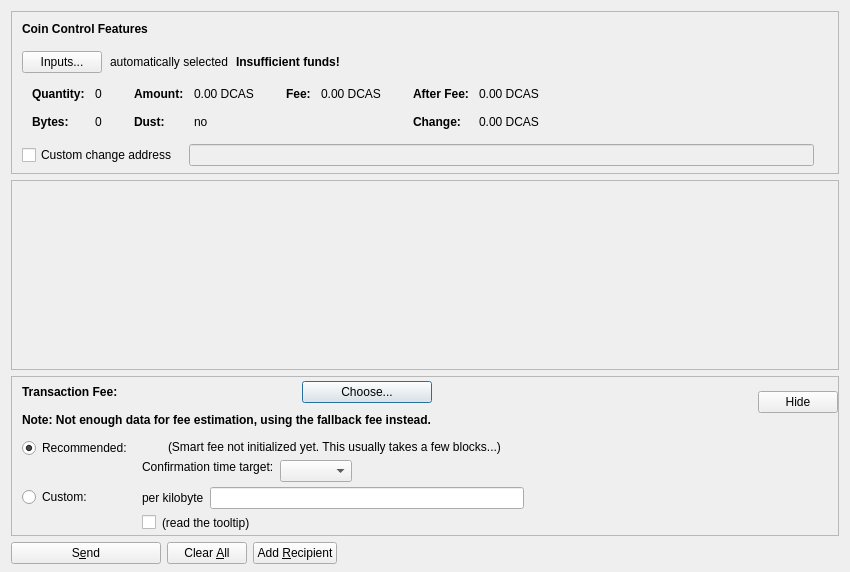
<?xml version="1.0" encoding="UTF-8"?>
<ui version="4.0">
 <class>SendCoinsDialog</class>
 <widget class="QDialog" name="SendCoinsDialog">
  <property name="geometry">
   <rect>
    <x>0</x>
    <y>0</y>
    <width>850</width>
    <height>572</height>
   </rect>
  </property>
  <property name="windowTitle">
   <string>Send Coins</string>
  </property>
  <layout class="QVBoxLayout" name="verticalLayout" stretch="0,1,0,0">
   <property name="bottomMargin">
    <number>8</number>
   </property>
   <item>
    <widget class="QFrame" name="frameCoinControl">
     <property name="sizePolicy">
      <sizepolicy hsizetype="Expanding" vsizetype="Expanding">
       <horstretch>0</horstretch>
       <verstretch>0</verstretch>
      </sizepolicy>
     </property>
     <property name="maximumSize">
      <size>
       <width>16777215</width>
       <height>16777215</height>
      </size>
     </property>
     <property name="frameShape">
      <enum>QFrame::StyledPanel</enum>
     </property>
     <property name="frameShadow">
      <enum>QFrame::Sunken</enum>
     </property>
     <layout class="QVBoxLayout" name="verticalLayoutCoinControl2">
      <property name="spacing">
       <number>0</number>
      </property>
      <property name="leftMargin">
       <number>0</number>
      </property>
      <property name="topMargin">
       <number>0</number>
      </property>
      <property name="rightMargin">
       <number>0</number>
      </property>
      <property name="bottomMargin">
       <number>6</number>
      </property>
      <item>
       <layout class="QVBoxLayout" name="verticalLayoutCoinControl" stretch="0,0,0,0,1">
        <property name="spacing">
         <number>0</number>
        </property>
        <property name="leftMargin">
         <number>10</number>
        </property>
        <property name="topMargin">
         <number>10</number>
        </property>
        <item>
         <layout class="QHBoxLayout" name="horizontalLayoutCoinControl1">
          <property name="bottomMargin">
           <number>15</number>
          </property>
          <item>
           <widget class="QLabel" name="labelCoinControlFeatures">
            <property name="sizePolicy">
             <sizepolicy hsizetype="Preferred" vsizetype="Maximum">
              <horstretch>0</horstretch>
              <verstretch>0</verstretch>
             </sizepolicy>
            </property>
            <property name="font">
             <font>
              <weight>75</weight>
              <bold>true</bold>
             </font>
            </property>
            <property name="styleSheet">
             <string notr="true">font-weight:bold;</string>
            </property>
            <property name="text">
             <string>Coin Control Features</string>
            </property>
           </widget>
          </item>
         </layout>
        </item>
        <item>
         <layout class="QHBoxLayout" name="horizontalLayoutCoinControl2" stretch="0,0,0,0">
          <property name="spacing">
           <number>8</number>
          </property>
          <property name="bottomMargin">
           <number>10</number>
          </property>
          <item>
           <widget class="QPushButton" name="pushButtonCoinControl">
            <property name="styleSheet">
             <string notr="true"/>
            </property>
            <property name="text">
             <string>Inputs...</string>
            </property>
            <property name="autoDefault">
             <bool>false</bool>
            </property>
           </widget>
          </item>
          <item>
           <widget class="QLabel" name="labelCoinControlAutomaticallySelected">
            <property name="text">
             <string>automatically selected</string>
            </property>
            <property name="margin">
             <number>5</number>
            </property>
           </widget>
          </item>
          <item>
           <widget class="QLabel" name="labelCoinControlInsuffFunds">
            <property name="font">
             <font>
              <weight>75</weight>
              <bold>true</bold>
             </font>
            </property>
            <property name="styleSheet">
             <string notr="true">font-weight:bold;</string>
            </property>
            <property name="text">
             <string>Insufficient funds!</string>
            </property>
            <property name="margin">
             <number>5</number>
            </property>
           </widget>
          </item>
          <item>
           <spacer name="horizontalSpacerCoinControl">
            <property name="orientation">
             <enum>Qt::Horizontal</enum>
            </property>
            <property name="sizeHint" stdset="0">
             <size>
              <width>40</width>
              <height>1</height>
             </size>
            </property>
           </spacer>
          </item>
         </layout>
        </item>
        <item>
         <widget class="QWidget" name="widgetCoinControl" native="true">
          <property name="sizePolicy">
           <sizepolicy hsizetype="Preferred" vsizetype="Preferred">
            <horstretch>0</horstretch>
            <verstretch>0</verstretch>
           </sizepolicy>
          </property>
          <property name="minimumSize">
           <size>
            <width>0</width>
            <height>0</height>
           </size>
          </property>
          <property name="styleSheet">
           <string notr="true"/>
          </property>
          <layout class="QHBoxLayout" name="horizontalLayoutCoinControl5">
           <property name="leftMargin">
            <number>0</number>
           </property>
           <property name="topMargin">
            <number>0</number>
           </property>
           <property name="rightMargin">
            <number>0</number>
           </property>
           <property name="bottomMargin">
            <number>0</number>
           </property>
           <item>
            <layout class="QHBoxLayout" name="horizontalLayoutCoinControl3" stretch="0,0,0,1">
             <property name="spacing">
              <number>20</number>
             </property>
             <property name="topMargin">
              <number>0</number>
             </property>
             <property name="bottomMargin">
              <number>10</number>
             </property>
             <item>
              <layout class="QFormLayout" name="formLayoutCoinControl1">
               <property name="horizontalSpacing">
                <number>10</number>
               </property>
               <property name="verticalSpacing">
                <number>14</number>
               </property>
               <property name="leftMargin">
                <number>10</number>
               </property>
               <property name="topMargin">
                <number>4</number>
               </property>
               <property name="rightMargin">
                <number>6</number>
               </property>
               <item row="0" column="0">
                <widget class="QLabel" name="labelCoinControlQuantityText">
                 <property name="font">
                  <font>
                   <weight>75</weight>
                   <bold>true</bold>
                  </font>
                 </property>
                 <property name="text">
                  <string>Quantity:</string>
                 </property>
                 <property name="margin">
                  <number>0</number>
                 </property>
                </widget>
               </item>
               <item row="0" column="1">
                <widget class="QLabel" name="labelCoinControlQuantity">
                 <property name="cursor">
                  <cursorShape>IBeamCursor</cursorShape>
                 </property>
                 <property name="contextMenuPolicy">
                  <enum>Qt::ActionsContextMenu</enum>
                 </property>
                 <property name="text">
                  <string notr="true">0</string>
                 </property>
                 <property name="margin">
                  <number>0</number>
                 </property>
                 <property name="textInteractionFlags">
                  <set>Qt::LinksAccessibleByMouse|Qt::TextSelectableByKeyboard|Qt::TextSelectableByMouse</set>
                 </property>
                </widget>
               </item>
               <item row="1" column="0">
                <widget class="QLabel" name="labelCoinControlBytesText">
                 <property name="font">
                  <font>
                   <weight>75</weight>
                   <bold>true</bold>
                  </font>
                 </property>
                 <property name="text">
                  <string>Bytes:</string>
                 </property>
                </widget>
               </item>
               <item row="1" column="1">
                <widget class="QLabel" name="labelCoinControlBytes">
                 <property name="cursor">
                  <cursorShape>IBeamCursor</cursorShape>
                 </property>
                 <property name="contextMenuPolicy">
                  <enum>Qt::ActionsContextMenu</enum>
                 </property>
                 <property name="text">
                  <string notr="true">0</string>
                 </property>
                 <property name="textInteractionFlags">
                  <set>Qt::LinksAccessibleByMouse|Qt::TextSelectableByKeyboard|Qt::TextSelectableByMouse</set>
                 </property>
                </widget>
               </item>
              </layout>
             </item>
             <item>
              <layout class="QFormLayout" name="formLayoutCoinControl2">
               <property name="horizontalSpacing">
                <number>10</number>
               </property>
               <property name="verticalSpacing">
                <number>14</number>
               </property>
               <property name="leftMargin">
                <number>6</number>
               </property>
               <property name="topMargin">
                <number>4</number>
               </property>
               <property name="rightMargin">
                <number>6</number>
               </property>
               <item row="0" column="0">
                <widget class="QLabel" name="labelCoinControlAmountText">
                 <property name="font">
                  <font>
                   <weight>75</weight>
                   <bold>true</bold>
                  </font>
                 </property>
                 <property name="text">
                  <string>Amount:</string>
                 </property>
                 <property name="margin">
                  <number>0</number>
                 </property>
                </widget>
               </item>
               <item row="0" column="1">
                <widget class="QLabel" name="labelCoinControlAmount">
                 <property name="cursor">
                  <cursorShape>IBeamCursor</cursorShape>
                 </property>
                 <property name="contextMenuPolicy">
                  <enum>Qt::ActionsContextMenu</enum>
                 </property>
                 <property name="text">
                  <string notr="true">0.00 DCAS</string>
                 </property>
                 <property name="textInteractionFlags">
                  <set>Qt::LinksAccessibleByMouse|Qt::TextSelectableByKeyboard|Qt::TextSelectableByMouse</set>
                 </property>
                </widget>
               </item>
               <item row="1" column="0">
                <widget class="QLabel" name="labelCoinControlLowOutputText">
                 <property name="font">
                  <font>
                   <weight>75</weight>
                   <bold>true</bold>
                  </font>
                 </property>
                 <property name="text">
                  <string>Dust:</string>
                 </property>
                </widget>
               </item>
               <item row="1" column="1">
                <widget class="QLabel" name="labelCoinControlLowOutput">
                 <property name="cursor">
                  <cursorShape>IBeamCursor</cursorShape>
                 </property>
                 <property name="contextMenuPolicy">
                  <enum>Qt::ActionsContextMenu</enum>
                 </property>
                 <property name="text">
                  <string notr="true">no</string>
                 </property>
                 <property name="textInteractionFlags">
                  <set>Qt::LinksAccessibleByMouse|Qt::TextSelectableByKeyboard|Qt::TextSelectableByMouse</set>
                 </property>
                </widget>
               </item>
              </layout>
             </item>
             <item>
              <layout class="QFormLayout" name="formLayoutCoinControl3">
               <property name="horizontalSpacing">
                <number>10</number>
               </property>
               <property name="verticalSpacing">
                <number>14</number>
               </property>
               <property name="leftMargin">
                <number>6</number>
               </property>
               <property name="topMargin">
                <number>4</number>
               </property>
               <property name="rightMargin">
                <number>6</number>
               </property>
               <item row="0" column="0">
                <widget class="QLabel" name="labelCoinControlFeeText">
                 <property name="font">
                  <font>
                   <weight>75</weight>
                   <bold>true</bold>
                  </font>
                 </property>
                 <property name="text">
                  <string>Fee:</string>
                 </property>
                 <property name="margin">
                  <number>0</number>
                 </property>
                </widget>
               </item>
               <item row="0" column="1">
                <widget class="QLabel" name="labelCoinControlFee">
                 <property name="cursor">
                  <cursorShape>IBeamCursor</cursorShape>
                 </property>
                 <property name="contextMenuPolicy">
                  <enum>Qt::ActionsContextMenu</enum>
                 </property>
                 <property name="text">
                  <string notr="true">0.00 DCAS</string>
                 </property>
                 <property name="textInteractionFlags">
                  <set>Qt::LinksAccessibleByMouse|Qt::TextSelectableByKeyboard|Qt::TextSelectableByMouse</set>
                 </property>
                </widget>
               </item>
              </layout>
             </item>
             <item>
              <layout class="QFormLayout" name="formLayoutCoinControl4">
               <property name="horizontalSpacing">
                <number>10</number>
               </property>
               <property name="verticalSpacing">
                <number>14</number>
               </property>
               <property name="leftMargin">
                <number>6</number>
               </property>
               <property name="topMargin">
                <number>4</number>
               </property>
               <property name="rightMargin">
                <number>6</number>
               </property>
               <item row="0" column="0">
                <widget class="QLabel" name="labelCoinControlAfterFeeText">
                 <property name="font">
                  <font>
                   <weight>75</weight>
                   <bold>true</bold>
                  </font>
                 </property>
                 <property name="text">
                  <string>After Fee:</string>
                 </property>
                 <property name="margin">
                  <number>0</number>
                 </property>
                </widget>
               </item>
               <item row="0" column="1">
                <widget class="QLabel" name="labelCoinControlAfterFee">
                 <property name="cursor">
                  <cursorShape>IBeamCursor</cursorShape>
                 </property>
                 <property name="contextMenuPolicy">
                  <enum>Qt::ActionsContextMenu</enum>
                 </property>
                 <property name="text">
                  <string notr="true">0.00 DCAS</string>
                 </property>
                 <property name="textInteractionFlags">
                  <set>Qt::LinksAccessibleByMouse|Qt::TextSelectableByKeyboard|Qt::TextSelectableByMouse</set>
                 </property>
                </widget>
               </item>
               <item row="1" column="0">
                <widget class="QLabel" name="labelCoinControlChangeText">
                 <property name="font">
                  <font>
                   <weight>75</weight>
                   <bold>true</bold>
                  </font>
                 </property>
                 <property name="text">
                  <string>Change:</string>
                 </property>
                </widget>
               </item>
               <item row="1" column="1">
                <widget class="QLabel" name="labelCoinControlChange">
                 <property name="cursor">
                  <cursorShape>IBeamCursor</cursorShape>
                 </property>
                 <property name="contextMenuPolicy">
                  <enum>Qt::ActionsContextMenu</enum>
                 </property>
                 <property name="text">
                  <string notr="true">0.00 DCAS</string>
                 </property>
                 <property name="textInteractionFlags">
                  <set>Qt::LinksAccessibleByMouse|Qt::TextSelectableByKeyboard|Qt::TextSelectableByMouse</set>
                 </property>
                </widget>
               </item>
              </layout>
             </item>
            </layout>
           </item>
          </layout>
         </widget>
        </item>
        <item>
         <layout class="QHBoxLayout" name="horizontalLayoutCoinControl4" stretch="0,0,0">
          <property name="spacing">
           <number>12</number>
          </property>
          <property name="sizeConstraint">
           <enum>QLayout::SetDefaultConstraint</enum>
          </property>
          <property name="topMargin">
           <number>5</number>
          </property>
          <property name="rightMargin">
           <number>5</number>
          </property>
          <item>
           <widget class="QCheckBox" name="checkBoxCoinControlChange">
            <property name="toolTip">
             <string>If this is activated, but the change address is empty or invalid, change will be sent to a newly generated address.</string>
            </property>
            <property name="text">
             <string>Custom change address</string>
            </property>
           </widget>
          </item>
          <item>
           <widget class="QValidatedLineEdit" name="lineEditCoinControlChange">
            <property name="enabled">
             <bool>false</bool>
            </property>
            <property name="sizePolicy">
             <sizepolicy hsizetype="Expanding" vsizetype="Fixed">
              <horstretch>0</horstretch>
              <verstretch>0</verstretch>
             </sizepolicy>
            </property>
           </widget>
          </item>
          <item>
           <widget class="QLabel" name="labelCoinControlChangeLabel">
            <property name="sizePolicy">
             <sizepolicy hsizetype="Preferred" vsizetype="Expanding">
              <horstretch>0</horstretch>
              <verstretch>0</verstretch>
             </sizepolicy>
            </property>
            <property name="minimumSize">
             <size>
              <width>0</width>
              <height>0</height>
             </size>
            </property>
            <property name="text">
             <string/>
            </property>
            <property name="margin">
             <number>3</number>
            </property>
           </widget>
          </item>
         </layout>
        </item>
        <item>
         <spacer name="verticalSpacerCoinControl">
          <property name="orientation">
           <enum>Qt::Vertical</enum>
          </property>
          <property name="sizeHint" stdset="0">
           <size>
            <width>800</width>
            <height>1</height>
           </size>
          </property>
         </spacer>
        </item>
       </layout>
      </item>
     </layout>
    </widget>
   </item>
   <item>
    <widget class="QScrollArea" name="scrollArea">
     <property name="widgetResizable">
      <bool>true</bool>
     </property>
     <widget class="QWidget" name="scrollAreaWidgetContents">
      <property name="geometry">
       <rect>
        <x>0</x>
        <y>0</y>
        <width>830</width>
        <height>68</height>
       </rect>
      </property>
      <layout class="QVBoxLayout" name="verticalLayout_2" stretch="0,1">
       <property name="leftMargin">
        <number>0</number>
       </property>
       <property name="topMargin">
        <number>0</number>
       </property>
       <property name="rightMargin">
        <number>0</number>
       </property>
       <property name="bottomMargin">
        <number>0</number>
       </property>
       <item>
        <layout class="QVBoxLayout" name="entries">
         <property name="spacing">
          <number>6</number>
         </property>
        </layout>
       </item>
       <item>
        <spacer name="verticalSpacer">
         <property name="orientation">
          <enum>Qt::Vertical</enum>
         </property>
         <property name="sizeHint" stdset="0">
          <size>
           <width>20</width>
           <height>40</height>
          </size>
         </property>
        </spacer>
       </item>
      </layout>
     </widget>
    </widget>
   </item>
   <item>
    <widget class="QFrame" name="frameFee">
     <property name="sizePolicy">
      <sizepolicy hsizetype="Expanding" vsizetype="Expanding">
       <horstretch>0</horstretch>
       <verstretch>0</verstretch>
      </sizepolicy>
     </property>
     <property name="maximumSize">
      <size>
       <width>16777215</width>
       <height>16777215</height>
      </size>
     </property>
     <property name="frameShape">
      <enum>QFrame::StyledPanel</enum>
     </property>
     <property name="frameShadow">
      <enum>QFrame::Sunken</enum>
     </property>
     <layout class="QVBoxLayout" name="verticalLayoutFee1">
      <property name="spacing">
       <number>0</number>
      </property>
      <property name="leftMargin">
       <number>0</number>
      </property>
      <property name="topMargin">
       <number>0</number>
      </property>
      <property name="rightMargin">
       <number>0</number>
      </property>
      <property name="bottomMargin">
       <number>0</number>
      </property>
      <item>
       <layout class="QVBoxLayout" name="verticalLayoutFee2" stretch="0,0,0">
        <property name="spacing">
         <number>0</number>
        </property>
        <property name="leftMargin">
         <number>10</number>
        </property>
        <property name="topMargin">
         <number>0</number>
        </property>
        <item>
         <layout class="QHBoxLayout" name="horizontalLayoutFee1">
          <property name="bottomMargin">
           <number>0</number>
          </property>
          <item>
           <layout class="QVBoxLayout" name="verticalLayoutFee7">
            <property name="spacing">
             <number>0</number>
            </property>
            <item>
             <spacer name="verticalSpacerSmartFee">
              <property name="orientation">
               <enum>Qt::Vertical</enum>
              </property>
              <property name="sizeType">
               <enum>QSizePolicy::Fixed</enum>
              </property>
              <property name="sizeHint" stdset="0">
               <size>
                <width>1</width>
                <height>4</height>
               </size>
              </property>
             </spacer>
            </item>
            <item>
             <layout class="QHBoxLayout" name="horizontalLayoutSmartFee">
              <property name="spacing">
               <number>10</number>
              </property>
              <item>
               <widget class="QLabel" name="labelFeeHeadline">
                <property name="sizePolicy">
                 <sizepolicy hsizetype="Preferred" vsizetype="Maximum">
                  <horstretch>0</horstretch>
                  <verstretch>0</verstretch>
                 </sizepolicy>
                </property>
                <property name="font">
                 <font>
                  <weight>75</weight>
                  <bold>true</bold>
                 </font>
                </property>
                <property name="styleSheet">
                 <string notr="true">font-weight:bold;</string>
                </property>
                <property name="text">
                 <string>Transaction Fee:</string>
                </property>
               </widget>
              </item>
              <item>
               <widget class="QLabel" name="labelFeeMinimized">
                <property name="text">
                 <string/>
                </property>
               </widget>
              </item>
              <item>
               <widget class="QPushButton" name="buttonChooseFee">
                <property name="text">
                 <string>Choose...</string>
                </property>
               </widget>
              </item>
             </layout>
            </item>
            <item>
             <spacer name="verticalSpacer_7">
              <property name="orientation">
               <enum>Qt::Vertical</enum>
              </property>
              <property name="sizeHint" stdset="0">
               <size>
                <width>1</width>
                <height>10</height>
               </size>
              </property>
             </spacer>
            </item>
            <item>
             <widget class="QLabel" name="fallbackFeeWarningLabel">
              <property name="font">
               <font>
                <weight>75</weight>
                <bold>true</bold>
               </font>
              </property>
              <property name="toolTip">
               <string>Using the fallbackfee can result in sending a transaction that will take several hours or days (or never) to confirm. Consider choosing your fee manually or wait until you have validated the complete chain.</string>
              </property>
              <property name="text">
               <string>Note: Not enough data for fee estimation, using the fallback fee instead.</string>
              </property>
              <property name="wordWrap">
               <bool>false</bool>
              </property>
             </widget>
            </item>
            <item>
             <spacer name="verticalSpacer_5">
              <property name="orientation">
               <enum>Qt::Vertical</enum>
              </property>
              <property name="sizeHint" stdset="0">
               <size>
                <width>1</width>
                <height>1</height>
               </size>
              </property>
             </spacer>
            </item>
           </layout>
          </item>
          <item>
           <spacer name="horizontalSpacer_4">
            <property name="orientation">
             <enum>Qt::Horizontal</enum>
            </property>
            <property name="sizeHint" stdset="0">
             <size>
              <width>1</width>
              <height>1</height>
             </size>
            </property>
           </spacer>
          </item>
          <item>
           <widget class="QPushButton" name="buttonMinimizeFee">
            <property name="toolTip">
             <string>collapse fee-settings</string>
            </property>
            <property name="text">
             <string>Hide</string>
            </property>
           </widget>
          </item>
         </layout>
        </item>
        <item>
         <widget class="QFrame" name="frameFeeSelection">
          <layout class="QVBoxLayout" name="verticalLayoutFee12">
           <property name="spacing">
            <number>0</number>
           </property>
           <property name="leftMargin">
            <number>0</number>
           </property>
           <property name="topMargin">
            <number>0</number>
           </property>
           <property name="rightMargin">
            <number>0</number>
           </property>
           <property name="bottomMargin">
            <number>0</number>
           </property>
           <item>
            <layout class="QGridLayout" name="gridLayoutFee">
             <property name="topMargin">
              <number>10</number>
             </property>
             <property name="bottomMargin">
              <number>4</number>
             </property>
             <property name="horizontalSpacing">
              <number>10</number>
             </property>
             <property name="verticalSpacing">
              <number>4</number>
             </property>
             <item row="1" column="1">
              <layout class="QVBoxLayout" name="verticalLayoutFee8">
               <property name="spacing">
                <number>6</number>
               </property>
               <item>
                <layout class="QHBoxLayout" name="horizontalLayoutFee13">
                 <item>
                  <widget class="QLabel" name="labelCustomPerKilobyte">
                   <property name="toolTip">
                    <string>If the custom fee is set to 1000 duffs and the transaction is only 250 bytes, then &quot;per kilobyte&quot; only pays 250 duffs in fee,&lt;br /&gt;while &quot;at least&quot; pays 1000 duffs. For transactions bigger than a kilobyte both pay by kilobyte.</string>
                   </property>
                   <property name="text">
                    <string>per kilobyte</string>
                   </property>
                  </widget>
                 </item>
                 <item>
                  <widget class="BitcoinAmountField" name="customFee"/>
                 </item>
                 <item>
                  <spacer name="horizontalSpacer_6">
                   <property name="orientation">
                    <enum>Qt::Horizontal</enum>
                   </property>
                   <property name="sizeHint" stdset="0">
                    <size>
                     <width>1</width>
                     <height>1</height>
                    </size>
                   </property>
                  </spacer>
                 </item>
                </layout>
               </item>
               <item>
                <layout class="QHBoxLayout" name="horizontalLayoutFee8">
                 <item>
                  <widget class="QCheckBox" name="checkBoxMinimumFee">
                   <property name="toolTip">
                    <string>Paying only the minimum fee is just fine as long as there is less transaction volume than space in the blocks.&lt;br /&gt;But be aware that this can end up in a never confirming transaction once there is more demand for dhanacash transactions than the network can process.</string>
                   </property>
                   <property name="text">
                    <string/>
                   </property>
                  </widget>
                 </item>
                 <item>
                  <widget class="QLabel" name="labelMinFeeWarning">
                   <property name="enabled">
                    <bool>true</bool>
                   </property>
                   <property name="toolTip">
                    <string>Paying only the minimum fee is just fine as long as there is less transaction volume than space in the blocks.&lt;br /&gt;But be aware that this can end up in a never confirming transaction once there is more demand for dhanacash transactions than the network can process.</string>
                   </property>
                   <property name="text">
                    <string>(read the tooltip)</string>
                   </property>
                   <property name="margin">
                    <number>5</number>
                   </property>
                  </widget>
                 </item>
                 <item>
                  <spacer name="horizontalSpacer_2">
                   <property name="orientation">
                    <enum>Qt::Horizontal</enum>
                   </property>
                   <property name="sizeHint" stdset="0">
                    <size>
                     <width>1</width>
                     <height>1</height>
                    </size>
                   </property>
                  </spacer>
                 </item>
                </layout>
               </item>
              </layout>
             </item>
             <item row="0" column="0">
              <layout class="QVBoxLayout" name="verticalLayoutFee4" stretch="0,1">
               <item>
                <widget class="QRadioButton" name="radioSmartFee">
                 <property name="text">
                  <string>Recommended:</string>
                 </property>
                 <property name="checked">
                  <bool>true</bool>
                 </property>
                 <attribute name="buttonGroup">
                  <string notr="true">groupFee</string>
                 </attribute>
                </widget>
               </item>
               <item>
                <spacer name="verticalSpacer_2">
                 <property name="orientation">
                  <enum>Qt::Vertical</enum>
                 </property>
                 <property name="sizeHint" stdset="0">
                  <size>
                   <width>1</width>
                   <height>1</height>
                  </size>
                 </property>
                </spacer>
               </item>
              </layout>
             </item>
             <item row="1" column="0">
              <layout class="QVBoxLayout" name="verticalLayoutFee9" stretch="0,1">
               <item>
                <widget class="QRadioButton" name="radioCustomFee">
                 <property name="text">
                  <string>Custom:</string>
                 </property>
                 <attribute name="buttonGroup">
                  <string notr="true">groupFee</string>
                 </attribute>
                </widget>
               </item>
               <item>
                <spacer name="verticalSpacer_6">
                 <property name="orientation">
                  <enum>Qt::Vertical</enum>
                 </property>
                 <property name="sizeHint" stdset="0">
                  <size>
                   <width>1</width>
                   <height>1</height>
                  </size>
                 </property>
                </spacer>
               </item>
              </layout>
             </item>
             <item row="0" column="1">
              <layout class="QVBoxLayout" name="verticalLayoutFee3" stretch="0,0,1">
               <property name="spacing">
                <number>6</number>
               </property>
               <property name="topMargin">
                <number>2</number>
               </property>
               <item>
                <layout class="QHBoxLayout" name="horizontalLayoutFee12">
                 <item>
                  <widget class="QLabel" name="labelSmartFee">
                   <property name="text">
                    <string/>
                   </property>
                   <property name="margin">
                    <number>2</number>
                   </property>
                  </widget>
                 </item>
                 <item>
                  <widget class="QLabel" name="labelFeeEstimation">
                   <property name="text">
                    <string/>
                   </property>
                  </widget>
                 </item>
                 <item>
                  <widget class="QLabel" name="labelSmartFee2">
                   <property name="text">
                    <string>(Smart fee not initialized yet. This usually takes a few blocks...)</string>
                   </property>
                   <property name="margin">
                    <number>2</number>
                   </property>
                  </widget>
                 </item>
                 <item>
                  <spacer name="horizontalSpacer_5">
                   <property name="orientation">
                    <enum>Qt::Horizontal</enum>
                   </property>
                   <property name="sizeHint" stdset="0">
                    <size>
                     <width>1</width>
                     <height>1</height>
                    </size>
                   </property>
                  </spacer>
                 </item>
                </layout>
               </item>
               <item>
                <layout class="QHBoxLayout" name="horizontalLayoutFee9">
                 <item>
                  <layout class="QVBoxLayout" name="verticalLayoutFee6">
                   <item>
                    <widget class="QLabel" name="labelSmartFee3">
                     <property name="text">
                      <string>Confirmation time target:</string>
                     </property>
                     <property name="margin">
                      <number>2</number>
                     </property>
                    </widget>
                   </item>
                   <item>
                    <spacer name="verticalSpacer_3">
                     <property name="orientation">
                      <enum>Qt::Vertical</enum>
                     </property>
                     <property name="sizeHint" stdset="0">
                      <size>
                       <width>1</width>
                       <height>1</height>
                      </size>
                     </property>
                    </spacer>
                   </item>
                  </layout>
                 </item>
                 <item>
                  <layout class="QVBoxLayout" name="verticalLayoutFee5">
                   <property name="rightMargin">
                    <number>30</number>
                   </property>
                   <item>
                    <layout class="QHBoxLayout" name="horizontalLayoutConfTarget">
                     <property name="bottomMargin">
                      <number>0</number>
                     </property>
                     <item>
                      <widget class="QComboBox" name="confTargetSelector"/>
                     </item>
                     <item>
                      <spacer name="horizontalSpacerConfTarget">
                       <property name="orientation">
                        <enum>Qt::Horizontal</enum>
                       </property>
                       <property name="sizeHint" stdset="0">
                        <size>
                         <width>40</width>
                         <height>20</height>
                        </size>
                       </property>
                      </spacer>
                     </item>
                    </layout>
                   </item>
                  </layout>
                 </item>
                </layout>
               </item>
               <item>
                <spacer name="verticalSpacer_4">
                 <property name="orientation">
                  <enum>Qt::Vertical</enum>
                 </property>
                 <property name="sizeHint" stdset="0">
                  <size>
                   <width>1</width>
                   <height>1</height>
                  </size>
                 </property>
                </spacer>
               </item>
              </layout>
             </item>
            </layout>
           </item>
          </layout>
         </widget>
        </item>
        <item>
         <spacer name="verticalSpacerFee">
          <property name="orientation">
           <enum>Qt::Vertical</enum>
          </property>
          <property name="sizeHint" stdset="0">
           <size>
            <width>800</width>
            <height>1</height>
           </size>
          </property>
         </spacer>
        </item>
       </layout>
      </item>
     </layout>
    </widget>
   </item>
   <item>
    <layout class="QHBoxLayout" name="horizontalLayout">
     <item>
      <widget class="QPushButton" name="sendButton">
       <property name="minimumSize">
        <size>
         <width>150</width>
         <height>0</height>
        </size>
       </property>
       <property name="toolTip">
        <string>Confirm the send action</string>
       </property>
       <property name="text">
        <string>S&amp;end</string>
       </property>
       <property name="autoDefault">
        <bool>false</bool>
       </property>
       <property name="default">
        <bool>false</bool>
       </property>
      </widget>
     </item>
     <item>
      <widget class="QPushButton" name="clearButton">
       <property name="sizePolicy">
        <sizepolicy hsizetype="Minimum" vsizetype="Fixed">
         <horstretch>0</horstretch>
         <verstretch>0</verstretch>
        </sizepolicy>
       </property>
       <property name="toolTip">
        <string>Clear all fields of the form.</string>
       </property>
       <property name="text">
        <string>Clear &amp;All</string>
       </property>
       <property name="autoDefault">
        <bool>false</bool>
       </property>
      </widget>
     </item>
     <item>
      <widget class="QPushButton" name="addButton">
       <property name="toolTip">
        <string>Send to multiple recipients at once</string>
       </property>
       <property name="text">
        <string>Add &amp;Recipient</string>
       </property>
       <property name="autoDefault">
        <bool>false</bool>
       </property>
      </widget>
     </item>
     <item>
      <spacer name="horizontalSpacer">
       <property name="orientation">
        <enum>Qt::Horizontal</enum>
       </property>
       <property name="sizeHint" stdset="0">
        <size>
         <width>40</width>
         <height>20</height>
        </size>
       </property>
      </spacer>
     </item>
    </layout>
   </item>
  </layout>
 </widget>
 <customwidgets>
  <customwidget>
   <class>QValidatedLineEdit</class>
   <extends>QLineEdit</extends>
   <header>qvalidatedlineedit.h</header>
  </customwidget>
  <customwidget>
   <class>BitcoinAmountField</class>
   <extends>QLineEdit</extends>
   <header>bitcoinamountfield.h</header>
   <container>1</container>
  </customwidget>
 </customwidgets>
 <resources>
  <include location="../dash.qrc"/>
 </resources>
 <connections/>
 <buttongroups>
  <buttongroup name="groupFee"/>
 </buttongroups>
</ui>
